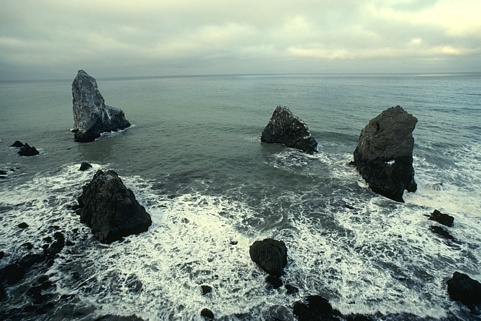
%> input picture machine learning/Programming assignment 2/PA2-cluster-data/images/117054.jpg, 481 x 321 px
$ octave segmentation.m   (GNU Octave 9; MATLAB toolbox functions it lacks are replaced by stand-ins)
%> lines starting %> are read from the running program, lines starting %| are printed output that depends on the picture; in (x1, y1, x2, y2) boxes, pixels count from 0 and x2, y2 are one past the last pixel; in counts of white or black regions, pixels touching at a corner belong together; the program's own positions count from 1
### machine learning/Programming assignment 2/PA2-cluster-data/getfeatures.m
function [X, L] = getfeatures(img, stepsize)
% getfeatures - extract features from an image
%
%  [X, L] = getfeatures(img, stepsize)
%
% INPUT
%    img      - the image
%    stepsize - window stepsize
%
% OUTPUT
%    X   - the features: each column is a feature vector
%    L   - structure containing the location information of each feature
%          (used by cluster2segm)

winsize = 7;
if (stepsize > winsize)
  error('stepsize larger than window size');
end

yimg = double(rgb2ycbcr(img));
[sy, sx, sc] = size(img);
offset = floor((winsize-1)/2);

rangex = 1:stepsize:(sx-winsize+1);
rangey = 1:stepsize:(sy-winsize+1);
win = 0:(winsize-1);

X = zeros(4, length(rangex)*length(rangey));

i=1;
for x=rangex
  for y=rangey
    myIu = yimg(y+win, x+win, 2);
    myIv = yimg(y+win, x+win, 3);
    X(:,i) = [mean(myIu(:)) ; ...
              mean(myIv(:)) ; ...
              y + offset ; ...
              x + offset ; ...
              ];
    i = i+1;
  end
end

L.rangex   = rangex;
L.rangey   = rangey;
L.offset   = offset;
L.sx       = sx;
L.sy       = sy;
L.stepsize = stepsize;
L.winsize  = winsize;

### machine learning/Programming assignment 2/PA2-cluster-data/kmeans.m

function [center, DAL,movement,predict] = kmeans(F, K)

center = F( ceil(rand(K,1)*size(F,1)) ,:);              % Cluster Centers
DAL   = zeros(size(F,1),K+2);                          % Distances and Labels
move = 0.005;
bool = true;
predict = F;

%for n = 1:KMI
while(bool)

   for i = 1:size(F,1)                                 % size = 200
      for j = 1:K
        DAL(i,j) = norm(F(i,:) - center(j,:));
      end
      [Distance, label] = min(DAL(i,1:K));                % 1:K are Distance from Cluster Centers 1:K
      DAL(i,K+1) = label;                                 % K+1 is Cluster Label
      predict(i,3) = label;
      DAL(i,K+2) = Distance;                           % K+2 is Minimum Distance
   end
   oldcenter = center;
   for i = 1:K
      A = (DAL(:,K+1) == i);                           % Cluster K Points
      center(i,:) = mean(F(A,:));                       % New Cluster Centers
      if sum(isnan(center(:))) ~= 0
          NC = find(isnan(center(:,1)) == 1);
         for Ind = 1:size(NC,1)
         center(NC(Ind),:) = F(randi(size(F,1)),:);
         end
      end
   end
    movement= abs(center-oldcenter);
    for i=1:K
        if (movement(i,:) <= move & i == K)
            bool = false;
        else if movement(i,:) ~= 0
            break
            end
        end
    end
    %bool = false;
%end
end
end

### machine learning/Programming assignment 2/PA2-cluster-data/labels2segm.m
function segm = labels2segm(Y, L)
% labels2segm - form a segmentation image using cluster labels
%
%   segm = labels2segm(Y, L)
%
%  Y - cluster labels for each location
%  L - location structure from getfeatures
%
%  segm - output segmentation image

segm = zeros(L.sy, L.sx);

rstep = floor(L.stepsize/2);

stepbox = [-rstep:(L.stepsize-1-rstep)];

rx = L.rangex + L.offset;
ry = L.rangey + L.offset;

for i=stepbox
  for j=stepbox
    segm(ry+j, rx+i) = reshape(Y, length(ry), length(rx));
  end
end

%%% now fill in the borders if they are missing %%%
minx = min(rx) + stepbox(1) - 1;
maxx = max(rx) + stepbox(end) + 1;
miny = min(ry) + stepbox(1) - 1;
maxy = max(ry) + stepbox(end) + 1;

if (1 <= minx)
  % fill in left edge
  for xx = 1:minx
    segm(:,xx,:) = segm(:,minx+1,:);
  end
end
if (maxx <= L.sx)
  % fill in right edge
  for xx = maxx:L.sx
    segm(:,xx,:) = segm(:,maxx-1,:);
  end
end
if (1 <= miny)
  % fill in top edge
  for yy=1:miny
    segm(yy,:,:) = segm(miny+1,:,:);
  end
end
if (maxy <= L.sy)
  % fill in bottom edge
  for yy = maxy:L.sy
    segm(yy,:,:) = segm(maxy-1,:,:);
  end
end

### machine learning/Programming assignment 2/PA2-cluster-data/colorsegm.m
function csegm = colorsegm(segm, img)
% colorsegm - color a segmentation based on the image
%
%   csegm = colorsegm(segm, img)
%
%  segm = the segmentation image
%   img = the original image
%
% csegm = the colored segmentation -- each segment is colored based on the
%         average pixel color within the segment.

rimg = img(:,:,1);
gimg = img(:,:,2);
bimg = img(:,:,3);
for j=1:max(segm(:))
  ii = find(segm==j);
  rimg(ii) = mean(rimg(ii));
  gimg(ii) = mean(gimg(ii));
  bimg(ii) = mean(bimg(ii));
end
csegm = cat(3, rimg, gimg, bimg);

### machine learning/Programming assignment 2/PA2-cluster-data/meanShift.m
function [clustCent,data2cluster] = meanShift(dataPts,bandWidth)

[numPts,numDim] = size(dataPts);
data=dataPts';
numClust = 0;
bandSq = bandWidth^2;
initPtInds = 1:numPts;
maxPos = max(data,[],2);
minPos = min(data,[],2);
boundBox = maxPos-minPos;
sizeSpace = norm(boundBox);
Thresh = 1e-3*bandWidth;
clustCent = [];
beenVisited= false(1,numPts);
numInitPts = numPts;
clusterVotes = zeros(1,numPts,'uint16');
clustMembsCell = [];
kmean = @(x,d) gaussfun(x,d,bandWidth);


while numInitPts
    tempInd = ceil( (numInitPts-1e-6)*rand);
    stInd = initPtInds(tempInd);
    myMean = data(:,stInd);
    myMembers = [];
    thisClusterVotes = zeros(1,numPts,'uint16');

    while true %loop untill convergence
        sqDistToAll = sum(bsxfun(@minus,myMean,data).^2);
        inInds = find(sqDistToAll < bandSq);
        thisClusterVotes(inInds) = thisClusterVotes(inInds)+1;
        myOldMean = myMean;
        myMean = kmean(data(:,inInds),sqrt(sqDistToAll(inInds)));
        myMembers = [myMembers inInds];
        beenVisited(myMembers) = true;

        if norm(myMean-myOldMean) < Thresh
            mergeWith = 0;
            for cN = 1:numClust
                distToOther = norm(myMean-clustCent(:,cN));
                if distToOther < bandWidth/2
                    mergeWith = cN;
                    break;
                end
            end

            if mergeWith > 0
                nc = numel(myMembers);
                no = numel(clustMembsCell{mergeWith});
                nw = [nc;no]/(nc+no);
                clustMembsCell{mergeWith} = unique([clustMembsCell{mergeWith},myMembers]);
                clustCent(:,mergeWith) = myMean*nw(1) + myOldMean*nw(2);
                clusterVotes(mergeWith,:) = clusterVotes(mergeWith,:) + thisClusterVotes;
            else
                numClust = numClust+1;
                clustCent(:,numClust) = myMean;
                clustMembsCell{numClust} = myMembers;
                clusterVotes(numClust,:) = thisClusterVotes;
            end

            break;
        end

    end

    initPtInds = find(~beenVisited);
    numInitPts = length(initPtInds);
end

[~,data2cluster] = max(clusterVotes,[],1);

end
function out = gaussfun(x,d,bandWidth)


     ns = 1000;
     xs = linspace(0,bandWidth,ns+1);
     kfun = exp(-(xs.^2)/(2*bandWidth^2));
    w = kfun(round(d/bandWidth*ns)+1);
    w = w/sum(w);
    out = sum( bsxfun(@times, x, w ), 2 );
end

### machine learning/Programming assignment 2/PA2-cluster-data/segmentation.m
clear;
% read the image and view it
img = imread('images/117054.jpg');
%> img is the input picture: size 321x481x3 uint8; mean R, G, B 128.6, 144.9, 135.1
k=4;
h=1;
% extract features (stepsize = 7)
[X, L] = getfeatures(img, 7);
%> in getfeatures, `yimg = double(rgb2ycbcr(img));`: yimg: size 321x481x3 double; mean of channels 1, 2, 3 135.3, 126.2, 121.5
%> after the loop in getfeatures, `for x=rangex`: i = 3061
% XX = [X(1:2,:) ; X(3:4,:)/10];
% downscale the coordinate features (see part (b))
% run kmeans -- this is the MATLAB version. You have to write your own!
XX = X(1:2,:);
[center, DAL,movement,predict] = kmeans(XX', k);
%> the loop in kmeans, `while(bool)` made 20 passes
%> (oldcenter, movement) on passes 1 to 6: ([128.2 125.4; 127.1 125.6; 128.1 121.3; 129 124.8], [0.0167 0.0394; 6.74 1.06; 0.0867 1.37; 0.604 0.937]), ([128.2 125.5; 120.4 124.6; 128 119.9; 129.6 123.9], [0.893 0.369; 0.482 0.422; 0.121 0.348; 0.4 1.15]), ([127.3 125.1; 119.9 124.1; 128.1 119.6; 130 122.7], [0.555 0.861; 0.128 0.0366; 0.0373 0.267; 0.169 0.678]), ([126.8 124.2; 119.8 124.2; 128.1 119.3; 130.1 122.1], [0.597 0.879; 0.319 0.155; 0.169 0.339; 0.0428 0.368]), ([126.2 123.4; 119.5 124.3; 128.2 119; 130.2 121.7], [0.382 0.491; 0.419 0.23; 0.212 0.346; 0.137 0.111]), ([125.8 122.9; 119.1 124.6; 128.5 118.6; 130 121.6], [0.18 0.214; 0.234 0.108; 0.167 0.293; 0.234 0.0467])
%> oldcenter on pass 17: [124.2 122.1; 118.3 124.9; 129 118.4; 128.7 122.6]
%> after the loop in kmeans, `while(bool)`: bool = false; center = [124.2 122.1; 118.3 124.9; 129 118.4; 128.7 122.6]
%> center = [124.2 122.1; 118.3 124.9; 129 118.4; 128.7 122.6]; movement = [0 0; 0 0; 0 0; 0 0]
% make a segmentation image from the labels
segm = labels2segm(DAL(:,3), L);
%> in labels2segm, `segm = zeros(L.sy, L.sx);`: segm: size 321x481 double; every value is 0
%> in labels2segm, `rstep = floor(L.stepsize/2);`: rstep = 3
%> in labels2segm, `stepbox = [-rstep:(L.stepsize-1-rstep)];`: stepbox = [-3 -2 -1 0 1 2 3]
%> in labels2segm, `rx = L.rangex + L.offset;`: rx = 68 values from 4 to 473
%> in labels2segm, `ry = L.rangey + L.offset;`: ry = 45 values from 4 to 312
%> the loop in labels2segm, `for i=stepbox` made 7 passes
%> in labels2segm, `minx = min(rx) + stepbox(1) - 1;`: minx = 0
%> in labels2segm, `maxx = max(rx) + stepbox(end) + 1;`: maxx = 477
%> in labels2segm, `miny = min(ry) + stepbox(1) - 1;`: miny = 0
%> in labels2segm, `maxy = max(ry) + stepbox(end) + 1;`: maxy = 316
%> the loop in labels2segm, `for xx = maxx:L.sx` made 5 passes
%> after the loop in labels2segm, `for xx = maxx:L.sx`:
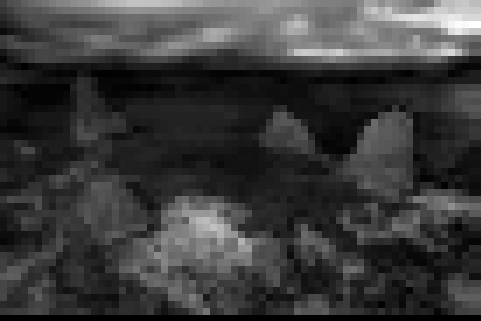
%> segm: size 321x481 double; min 0, max 22.96, mean 5.3; mean of the top-left, top-right, bottom-left and bottom-right quarters 4.8, 7, 5.4, 4.1; drawn with min black and max white
%> the loop in labels2segm, `for yy = maxy:L.sy` made 6 passes
%> after the loop in labels2segm, `for yy = maxy:L.sy`: segm: size 321x481 double; 1.87% of pixels changed, all inside (x1, y1, x2, y2) = (0, 315, 481, 321)
figure;
subplot(1,3,1); imagesc(img); axis image;
subplot(1,3,2); imagesc(segm); axis image;
% color the segmentation image
csegm = colorsegm(segm, img);
%> in colorsegm, `bimg = img(:,:,3);`:
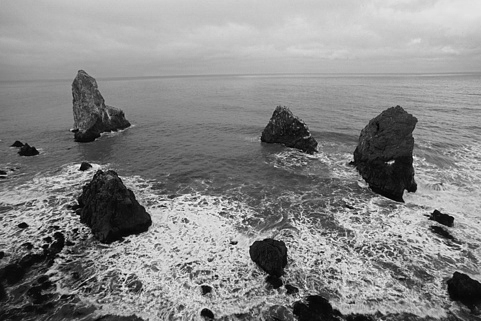
%> bimg: size 321x481 uint8; min 0, max 250, mean 135.1
%> the loop in colorsegm, `for j=1:max(segm(:))` made 22 passes
subplot(1,3,3); imagesc(csegm); axis image

[Miu,Px] = em(XX', k);
%> Miu = [121.1 123.5; 128.6 120.9; 128 118.5; 128.6 124.5]
 [max,idx] =  max(Px,[],2 );
%> max = 3060 values, max 0.119 at index 705, min 5.76e-06 at index 2746, mean 0.0398; idx = 3060 values, max 4 at index 37, min 1 at index 1, mean 2.24
pred(:,1)=idx;
% make a segmentation image from the labels
segm = labels2segm(pred(:,1), L);
%> the loop in labels2segm (call 2), `for i=stepbox` made 7 passes
%> the loop in labels2segm (call 2), `for xx = maxx:L.sx` made 5 passes
%> after the loop in labels2segm (call 2), `for xx = maxx:L.sx`:
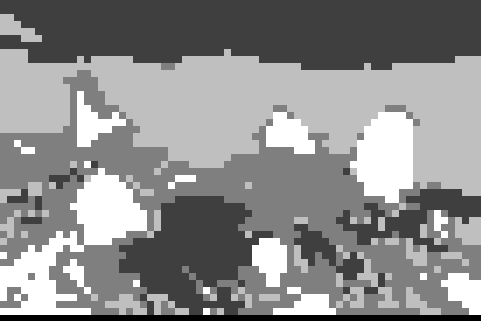
%> segm: size 321x481 double; min 0, max 4, mean 2.2; drawn with min black and max white
%> the loop in labels2segm (call 2), `for yy = maxy:L.sy` made 6 passes
%> after the loop in labels2segm (call 2), `for yy = maxy:L.sy`:
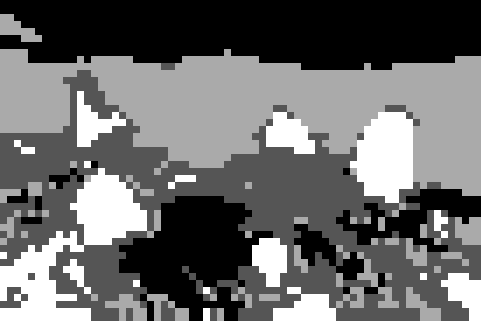
%> segm: size 321x481 double; 1.87% of pixels changed, all inside (x1, y1, x2, y2) = (0, 315, 481, 321); drawn with min black and max white
figure;
subplot(1,3,1); imagesc(img); axis image;
subplot(1,3,2); imagesc(segm); axis image;
% color the segmentation image
csegm = colorsegm(segm, img);
%> the loop in colorsegm (call 2), `for j=1:max(segm(:))` made 4 passes
subplot(1,3,3); imagesc(csegm); axis image

[clustCent,data2cluster] = meanShift(XX', h);
%> in meanShift, `maxPos = max(data,[],2);`: maxPos = [134.8; 130.9]
%> in meanShift, `minPos = min(data,[],2);`: minPos = [109.7; 112]
%> in meanShift, `boundBox = maxPos-minPos;`: boundBox = [25.04; 18.9]
%> in meanShift, `sizeSpace = norm(boundBox);`: sizeSpace = 31.37
%> the loop in meanShift, `while numInitPts` made 79 passes
%> (stInd, numInitPts) on passes 2 to 12: (2494, 2698), (1072, 2530), (462, 2111), (3004, 1915), (2225, 1736), (2553, 1638), (1454, 1575), (275, 1314), (1801, 1244), (1280, 1091), (842, 951)
%> numInitPts on pass 1: 2869
 F(:,1)=(data2cluster)';
% make a segmentation image from the labels
segm = labels2segm(F(:,1), L);
%> the loop in labels2segm (call 3), `for i=stepbox` made 7 passes
%> the loop in labels2segm (call 3), `for xx = maxx:L.sx` made 5 passes
%> after the loop in labels2segm (call 3), `for xx = maxx:L.sx`:
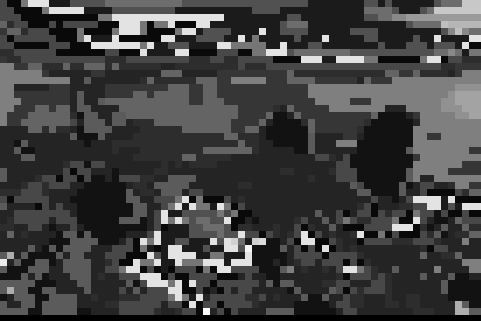
%> segm: size 321x481 double; min 0, max 28, mean 7.2; drawn with min black and max white
%> the loop in labels2segm (call 3), `for yy = maxy:L.sy` made 6 passes
%> after the loop in labels2segm (call 3), `for yy = maxy:L.sy`:
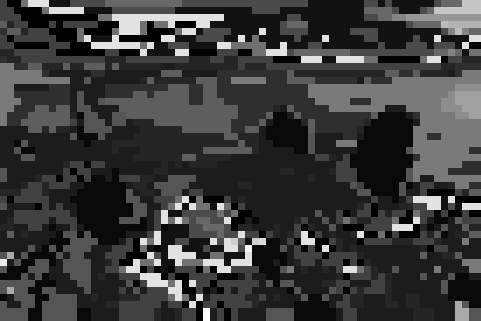
%> segm: size 321x481 double; 1.87% of pixels changed, all inside (x1, y1, x2, y2) = (0, 315, 481, 321); drawn with min black and max white
figure;
subplot(1,3,1); imagesc(img); axis image;
subplot(1,3,2); imagesc(segm); axis image;
% color the segmentation image
csegm = colorsegm(segm, img);
%> the loop in colorsegm (call 3), `for j=1:max(segm(:))` made 28 passes
%> in colorsegm (call 3), `csegm = cat(3, rimg, gimg, bimg);`:
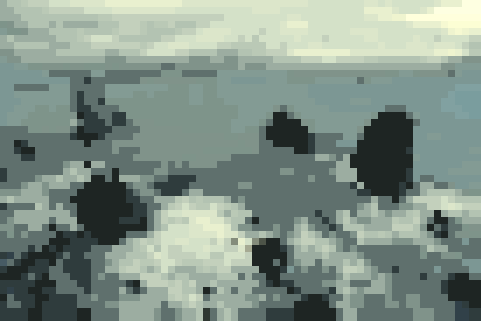
%> csegm: size 321x481x3 uint8; mean R, G, B 128.6, 144.9, 135.2
subplot(1,3,3); imagesc(csegm); axis image
